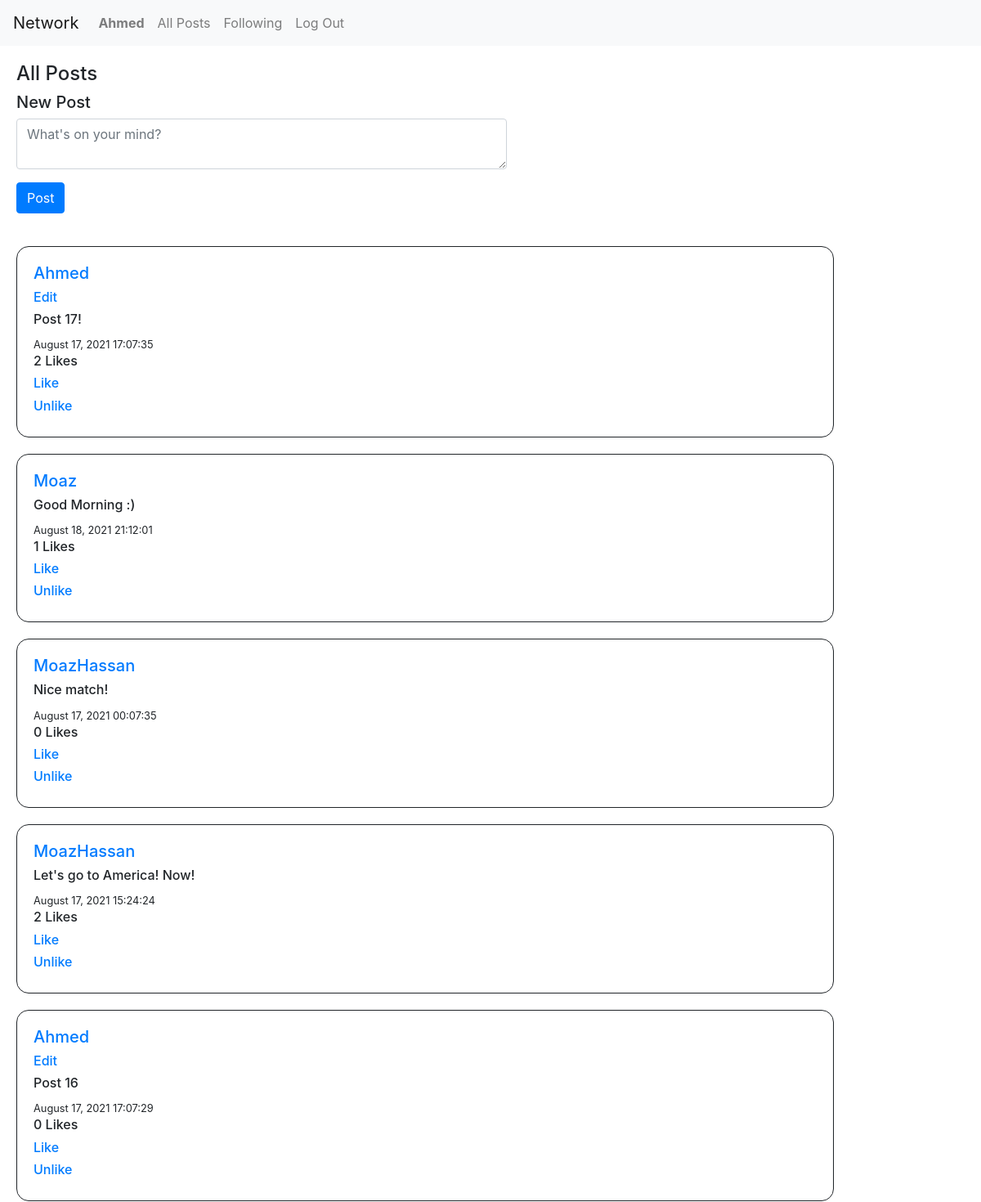
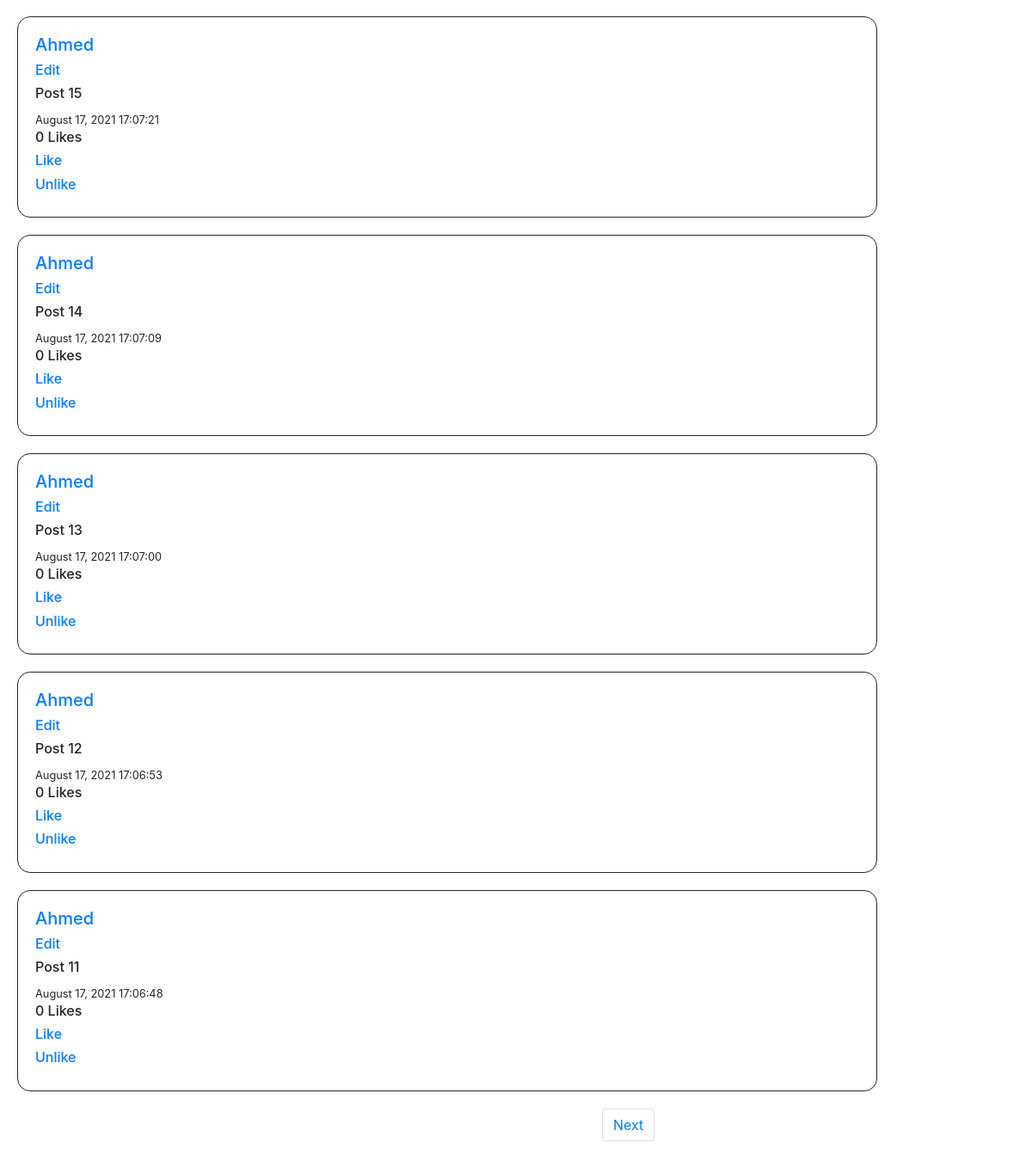
The app's page / (signed in) with its own data (2 pictures, top to bottom).
### network/models.py (models this page shows)
class User(AbstractUser):
    followersCount = models.IntegerField(null=True, blank=True, default=0)
    followsCount = models.IntegerField(null=True, blank=True, default=0)
    posts = models.ManyToManyField(Post, blank=True, related_name="userPost")
    followsList = models.ManyToManyField("self", blank=True, related_name="users", symmetrical=False)
    LikedList = models.ManyToManyField(Post, blank=True, related_name="userLikes")

class Post(models.Model):
    text = models.TextField(max_length=1000, default="", blank=True)
    poster = models.CharField(max_length=64, default="")
    date = models.CharField(max_length=64, default="")
    realDate = models.DateTimeField(auto_now=True)
    likesCount = models.IntegerField(null=True, default=0)

### network/views.py (the view)
# urls.py: path("", views.index, name="index"),
def index(request):
    if not (request.user.is_authenticated):
        return HttpResponseRedirect(reverse("login"))
    else:
        postList = Post.objects.order_by('-realDate')
        paginator = Paginator(postList, 10)
        try:
            page = int(request.GET.get('page', '1'))
        except:
            page = 1
        try:
            posts = paginator.page(page)
        except(EmptyPage, InvalidPage):
            posts = paginator.page(paginator.num_pages)
        return render(request, "network/index.html", {
            "posts":posts,
        })

### network/templates/network/index.html (shortened to what this page needs)
{% extends "network/layout.html" %}
{% block body %}
{% if user.is_authenticated %}
    <div style="padding:20px;">
    <h4>All Posts</h4>
    <h5>New Post</h5>
    <form action="{% url 'createPost' %}" method="post">
        <div class="form-group" style="width: 600px;">
            <textarea class="form-control" name="Text" placeholder="What's on your mind?"></textarea>
        </div>
        <input class="btn btn-primary" type="submit" name="submit" value="Post">
    </form>
    </div>
    {% for post in posts.object_list %}
    <div id="po">
    <h5><a href="{% url 'Profile' post.poster %}">{{post.poster}}</a></h5>
    {% if post.poster == user.username %}
    <h6><a href="{% url 'Edit' post.id%}">Edit</a></h6>
    {% endif %}
    <h6>{{ post.text }}</h6>
    <small>{{post.date}}</small>
    <h6>{{post.likesCount}} Likes</h6>
    <h6><a href="{% url 'like' post.id %}">Like</a></h6>
    <h6><a href="{% url 'unlike' post.id %}">Unlike</a></h6>
    </div>
    {% endfor %}
    <ul class="pagination">
    {% if posts.has_next %}
    <li class="page-item" ><a class="page-link" style="left:700px;" href="?page={{ posts.next_page_number }}">Next</a></li>
    {% endif %}
    </ul>
{% endif %}
{% endblock %}

### network/templates/network/layout.html (shortened to what this page needs)
{% load static %}
<!DOCTYPE html>
<html lang="en">
    <head>
        <link rel="stylesheet" href="https://stackpath.bootstrapcdn.com/bootstrap/4.4.1/css/bootstrap.min.css">
        <link href="{% static 'network/styles.css' %}" rel="stylesheet">
    </head>
    <body>
        <nav class="navbar navbar-expand-lg navbar-light bg-light">
            <a class="navbar-brand" href="{% url 'index' %}">Network</a>
            <div>
              <ul class="navbar-nav mr-auto">
                {% if user.is_authenticated %}
                    <li class="nav-item">
                        <a class="nav-link" href="{% url 'Profile' user.username %}"><strong>{{ user.username }}</strong></a>
                    </li>
                {% endif %}
                <li class="nav-item">
                  <a class="nav-link" href="{% url 'index' %}">All Posts</a>
                </li>
                {% if user.is_authenticated %}
                    <li class="nav-item">
                        <a class="nav-link" href="{% url 'following' %}">Following</a>
                    </li>
                    <li class="nav-item">
                        <a class="nav-link" href="{% url 'logout' %}">Log Out</a>
                    </li>
                {% endif %}
              </ul>
            </div>
          </nav>
        <div class="body">
            {% block body %}
            {% endblock %}
        </div>
    </body>
</html>

### network/templates/network/index.html (style rules this page uses)
#po { border:1px; border-style: solid; border-radius:15px; margin:20px; padding:20px; width: 1000px; }

### records on screen
User: username "Ahmed"
Post: poster "Ahmed", shows "Edit", text "Post 17!", date "August 17, 2021 17:07:35", likesCount "2"
Post: poster "Moaz", text "Good Morning :)", date "August 18, 2021 21:12:01", likesCount "1"
Post: poster "MoazHassan", text "Nice match!", date "August 17, 2021 00:07:35", likesCount "0"
Post: poster "MoazHassan", text "Let's go to America! Now!", date "August 17, 2021 15:24:24", likesCount "2"
Post: poster "Ahmed", shows "Edit", text "Post 16", date "August 17, 2021 17:07:29", likesCount "0"
Post: poster "Ahmed", shows "Edit", text "Post 15", date "August 17, 2021 17:07:21", likesCount "0"
Post: poster "Ahmed", shows "Edit", text "Post 14", date "August 17, 2021 17:07:09", likesCount "0"
Post: poster "Ahmed", shows "Edit", text "Post 13", date "August 17, 2021 17:07:00", likesCount "0"
Post: poster "Ahmed", shows "Edit", text "Post 12", date "August 17, 2021 17:06:53", likesCount "0"
Post: poster "Ahmed", shows "Edit", text "Post 11", date "August 17, 2021 17:06:48", likesCount "0"
